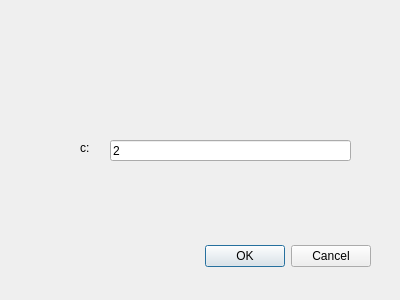
<?xml version="1.0" encoding="UTF-8"?>
<ui version="4.0">
 <class>Dialog</class>
 <widget class="QDialog" name="Dialog">
  <property name="geometry">
   <rect>
    <x>0</x>
    <y>0</y>
    <width>400</width>
    <height>300</height>
   </rect>
  </property>
  <property name="windowTitle">
   <string>Dialog</string>
  </property>
  <widget class="QDialogButtonBox" name="buttonBox">
   <property name="geometry">
    <rect>
     <x>30</x>
     <y>240</y>
     <width>341</width>
     <height>32</height>
    </rect>
   </property>
   <property name="orientation">
    <enum>Qt::Horizontal</enum>
   </property>
   <property name="standardButtons">
    <set>QDialogButtonBox::Cancel|QDialogButtonBox::Ok</set>
   </property>
  </widget>
  <widget class="QLabel" name="label">
   <property name="geometry">
    <rect>
     <x>80</x>
     <y>140</y>
     <width>21</width>
     <height>16</height>
    </rect>
   </property>
   <property name="text">
    <string>c:</string>
   </property>
  </widget>
  <widget class="QLineEdit" name="lineEdit">
   <property name="geometry">
    <rect>
     <x>110</x>
     <y>140</y>
     <width>241</width>
     <height>21</height>
    </rect>
   </property>
   <property name="text">
    <string>2</string>
   </property>
  </widget>
 </widget>
 <resources/>
 <connections>
  <connection>
   <sender>buttonBox</sender>
   <signal>accepted()</signal>
   <receiver>Dialog</receiver>
   <slot>accept()</slot>
   <hints>
    <hint type="sourcelabel">
     <x>248</x>
     <y>254</y>
    </hint>
    <hint type="destinationlabel">
     <x>157</x>
     <y>274</y>
    </hint>
   </hints>
  </connection>
  <connection>
   <sender>buttonBox</sender>
   <signal>rejected()</signal>
   <receiver>Dialog</receiver>
   <slot>reject()</slot>
   <hints>
    <hint type="sourcelabel">
     <x>316</x>
     <y>260</y>
    </hint>
    <hint type="destinationlabel">
     <x>286</x>
     <y>274</y>
    </hint>
   </hints>
  </connection>
 </connections>
</ui>
